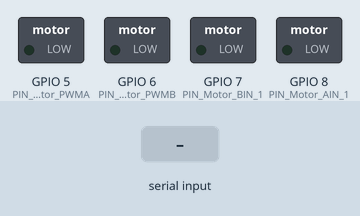
A sketch run on a simulated ESP32-S3. On the bench: switched loads named in the sketch (green lamp = pin HIGH). The inputs (shaded band) are chosen by the test bench.

Above: at 1.2 s.
1.3 s: "F" received over Serial
At 1.9 s:
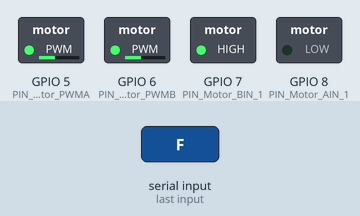
2.8 s: "B" received over Serial
At 3.2 s:
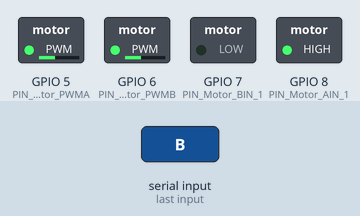
4.3 s: "L" received over Serial
At 5.5 s:
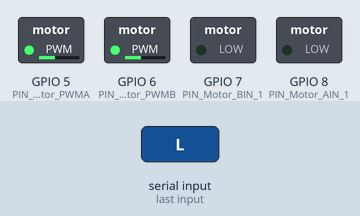
5.8 s: "R" received over Serial
At 7.0 s:
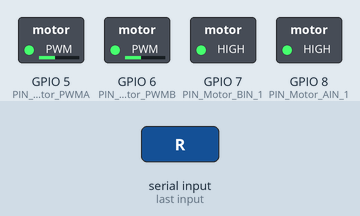
7.3 s: "O" received over Serial
At 8.2 s:
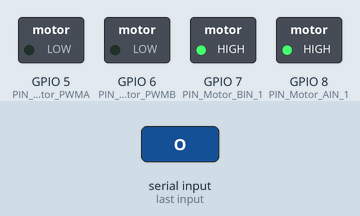
Timing chart, 0 to 9.8 s (numbered marks = the images above; inputs shaded):
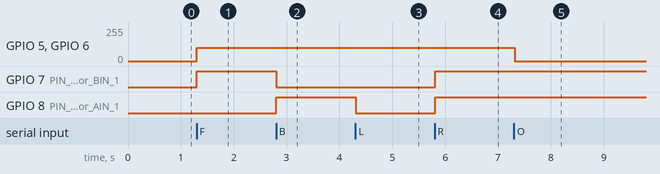

Measured:
- after the input at 1.3 s, GPIO 5 (PIN_Motor_PWMA), GPIO 6 (PIN_Motor_PWMB): 0/255 → 100/255 at once; GPIO 7 (PIN_Motor_BIN_1): LOW → HIGH at once
- after the input at 2.8 s, GPIO 7 (PIN_Motor_BIN_1): HIGH → LOW at once; GPIO 8 (PIN_Motor_AIN_1): LOW → HIGH at once
- after the input at 4.3 s, GPIO 8 (PIN_Motor_AIN_1): HIGH → LOW at once
- after the input at 5.8 s, GPIO 7 (PIN_Motor_BIN_1), GPIO 8 (PIN_Motor_AIN_1): LOW → HIGH at once
- after the input at 7.3 s, GPIO 5 (PIN_Motor_PWMA), GPIO 6 (PIN_Motor_PWMB): 100/255 → 0/255 at once

The sketch:

Robot_Control.ino
```cpp
/*
**********************************
Created by Dave Mandyam
**********************************

This code and the associated library operate the motors based on the serial commands from the ESP32. For this project, the DRV8835 motor driver was used. One may need to adjust the pins in the MotorDriver.h file if a different motor driver is used.
The code accepts four commands from the ESP32: "F", "B", "L", "R" and "O". Listed below are the movement directions. Depending on the command, the robot moves in that direction.

F - Forward
B - Backward
L - Left
R - Right
O - Stop

If you have any questions, please contact me at davem1996@gmail.com
*/


#include "MotorDriver.h"
#include <arduino.h>

//Creating a MotorDriver Object
MotorDriver Command;


//Desired Motor Speed (Maximum is 255)
uint8_t spd = 100;


void setup() {
  Serial.begin(9600);

  //Initialize the Motors
  Command.init();

}

void loop() {
  //Read a Command
  if (Serial.available()>0){
    //Actuate the Motors
    Command.actuate(spd);
  }

 delay(50);

}
```

MotorDriver.cpp
```cpp
#include "MotorDriver.h"

//Initialization Command
void MotorDriver::init(){

pinMode(PIN_Motor_PWMA, OUTPUT);
pinMode(PIN_Motor_PWMB, OUTPUT);
pinMode(PIN_Motor_AIN_1, OUTPUT);
pinMode(PIN_Motor_BIN_1, OUTPUT);
}

void MotorDriver::actuate(uint8_t spd){

  //Read a Command
  uint8_t command = "";
  command = Serial.read();

    switch (command){
        case 'F':
            digitalWrite(PIN_Motor_AIN_1, LOW);
            analogWrite(PIN_Motor_PWMA, spd);

            digitalWrite(PIN_Motor_BIN_1, HIGH);
            analogWrite(PIN_Motor_PWMB, spd);
            break;

        case 'B':
            digitalWrite(PIN_Motor_AIN_1, HIGH);
            analogWrite(PIN_Motor_PWMA, spd);

            digitalWrite(PIN_Motor_BIN_1, LOW);
            analogWrite(PIN_Motor_PWMB, spd);
            break;

        case 'L':
            digitalWrite(PIN_Motor_AIN_1, LOW);
            analogWrite(PIN_Motor_PWMA, spd);

            digitalWrite(PIN_Motor_BIN_1, LOW);
            analogWrite(PIN_Motor_PWMB, spd);
            break;

        case 'R':
            digitalWrite(PIN_Motor_AIN_1, HIGH);
            analogWrite(PIN_Motor_PWMA, spd);

            digitalWrite(PIN_Motor_BIN_1, HIGH);
            analogWrite(PIN_Motor_PWMB, spd);
            break;

        case 'O':
            analogWrite(PIN_Motor_PWMA, 0);
            analogWrite(PIN_Motor_PWMB, 0);
            break;
    }
}
```

MotorDriver.h
```cpp
#ifndef MOTORDRIVER_H
#define MOTORDRIVER_H
#include <arduino.h>

class MotorDriver
{
    public:
        void init();
        void actuate(uint8_t spd);

    private:
    //Assigned pins for direction and PWM
        #define PIN_Motor_PWMA 5
        #define PIN_Motor_PWMB 6
        #define PIN_Motor_BIN_1 7
        #define PIN_Motor_AIN_1 8
};


#endif // MOTORDRIVER_H
```
